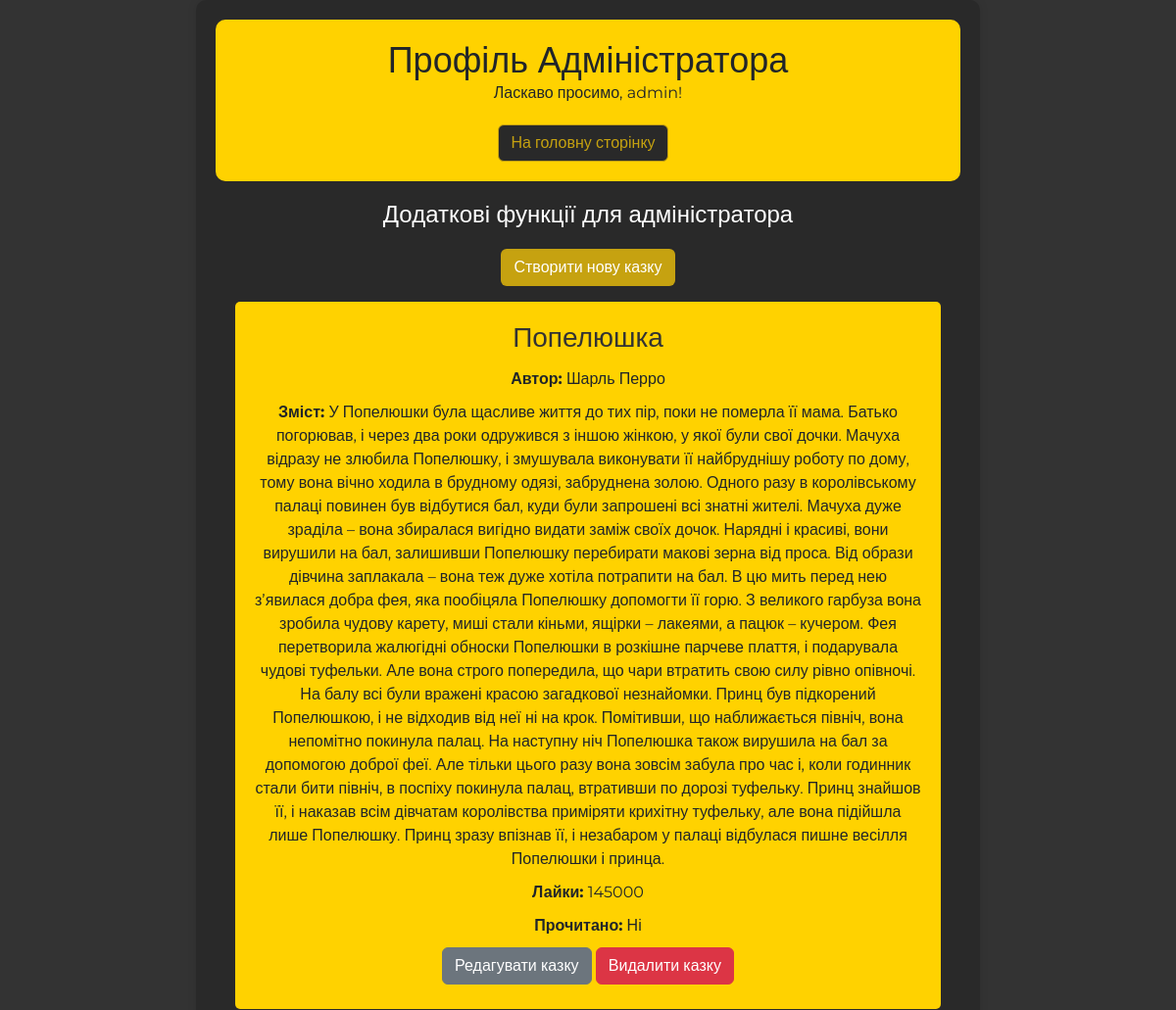
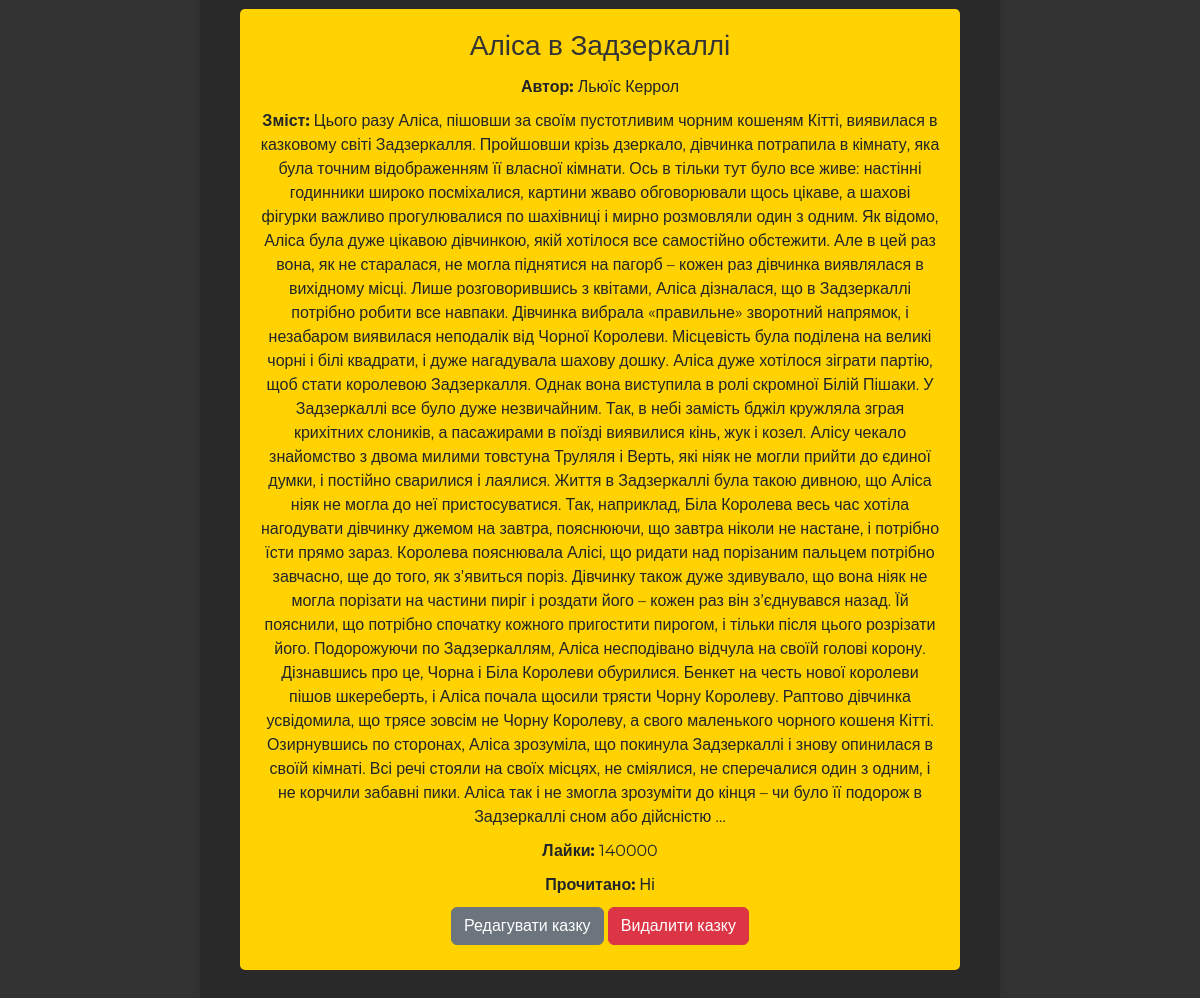
/admin_profile/ (signed in), run on the app's committed database (2 pictures, top to bottom).
### fairytale/models.py (models this page shows)
class Story(models.Model):
    title = models.CharField(max_length=100)
    content = models.TextField()
    author = models.CharField(max_length=100)
    likes = models.IntegerField(default=0)
    is_read = models.BooleanField(default=False)

### fairytale/views.py (the view)
# urls.py: path('admin_profile/', views.admin_profile, name='admin_profile'),
@user_passes_test(lambda u: u.is_superuser)
def admin_profile(request):
    stories = Story.objects.all()
    return render(request, 'admin_profile.html', {'stories': stories})

### fairytale/templates/admin_profile.html (shortened to what this page needs)
<!DOCTYPE html>
<html lang="uk">
<head>
    <link href="https://cdn.jsdelivr.net/npm/bootstrap@5.3.3/dist/css/bootstrap.min.css" rel="stylesheet">
    <link rel="stylesheet" href="https://cdnjs.cloudflare.com/ajax/libs/font-awesome/5.15.4/css/all.min.css">
    {% load static %}
    <link rel="stylesheet" type="text/css" href="{% static 'main/css/main.css'%}">
</head>
<body>
<div class="container">
    <header>
        <h1>Профіль Адміністратора</h1>
        <p>Ласкаво просимо, {{ user.username }}!</p>
        <footer style="text-align: center;">
            <a href="/" class="btn btn-custom-outline">На головну сторінку</a>
        </footer>
    </header>
    <main>
        <section>
            <h2 style="text-align: center;">Додаткові функції для адміністратора</h2>
            <div style="text-align: center;">
                <a href="{% url 'create_story' %}" class="btn btn-custom mb-3">Створити нову казку</a>
            </div>
            {% for story in stories %}
                <div class="story">
                    <h3>{{ story.title }}</h3>
                    <p><strong>Автор:</strong> {{ story.author }}</p>
                    <p><strong>Зміст:</strong> {{ story.content }}</p>
                    <p><strong>Лайки:</strong> {{ story.likes }}</p>
                    <p><strong>Прочитано:</strong> {% if story.is_read %} Так {% else %} Ні {% endif %}</p>
                    <p style="text-align: center;">
                        <a href="{% url 'edit_story' story.id %}" class="btn btn btn-secondary">Редагувати казку</a>
                        <a href="{% url 'delete_story' story.id %}" class="btn btn-danger">Видалити казку</a>
                    </p>
                </div>
            {% endfor %}
        </section>
    </main>
</div>
</body>
</html>

### fairytale/static/main/css/main.css (style rules this page uses)
body { font-family: Montserrat, sans-serif; background-color: #f4f4f4; margin: 0; padding: 0; display: flex; justify-content: center; align-items: center; height: 100vh; }
.container { max-width: 800px; margin: auto; padding: 20px; background-color: #292929; border-radius: 10px; box-shadow: 0 0 10px rgba(0, 0, 0, 0.1); text-align: center; }
header { background-color: #ffd200; padding: 20px; text-align: center; border-radius: 10px; }
.btn-custom { background-color: #c6a210; color: white; transition: background-color 0.3s ease; }
.btn-custom-outline { background-color: #292929; border: 1px solid #c6a210; color: #c6a210; transition: all 0.3s ease; }
h2 { color: #333; margin-bottom: 20px; }
body { background-color: #333333; }
.story { background-color: #ffd200; padding: 20px; border-radius: 5px; margin-bottom: 10px; display: flex; flex-direction: column; justify-content: space-between; align-items: center; }
.story h3 { margin-top: 0; color: #333; }

### fairytale/templates/admin_profile.html (style rules this page uses)
header h1 { margin: 0; font-size: 36px; }
main { padding: 20px; }
section { margin-bottom: 20px; }
h2 { margin-top: 0; font-size: 24px; color: #fff; }
.story p { margin: 5px 0; }
footer { text-align: center; margin-top: 20px; }
footer .btn { margin-right: 10px; }

### data on the page
Story: title "Попелюшка", author "Шарль Перро", content "У Попелюшки була щасливе життя до тих пір, поки не померла її мама. Батько погорював, і через два роки одружився з іншою жінкою, у якої були свої дочки. Мачуха відразу не злюбила Попелюшку, і змушувала виконувати її найбруднішу роботу по дому, тому вона вічно ходила в брудному одязі, забруднена золою. Одного разу в королівському палаці повинен був відбутися бал, куди були запрошені всі знатні жителі. Мачуха дуже зраділа – вона збиралася вигідно видати заміж своїх дочок. Нарядні і красиві, вони вирушили на бал, залишивши Попелюшку перебирати макові зерна від проса. Від образи дівчина заплакала – вона теж дуже хотіла потрапити на бал. В цю мить перед нею з’явилася добра фея, яка пообіцяла…", likes "145000", is_read "Ні"
Story: title "Аліса в Задзеркаллі", author "Льюїс Керрол", content "Цього разу Аліса, пішовши за своїм пустотливим чорним кошеням Кітті, виявилася в казковому світі Задзеркалля. Пройшовши крізь дзеркало, дівчинка потрапила в кімнату, яка була точним відображенням її власної кімнати. Ось в тільки тут було все живе: настінні годинники широко посміхалися, картини жваво обговорювали щось цікаве, а шахові фігурки важливо прогулювалися по шахівниці і мирно розмовляли один з одним. Як відомо, Аліса була дуже цікавою дівчинкою, якій хотілося все самостійно обстежити. Але в цей раз вона, як не старалася, не могла піднятися на пагорб – кожен раз дівчинка виявлялася в вихідному місці. Лише розговорившись з квітами, Аліса дізналася, що в Задзеркаллі потрібно робити все…", likes "140000", is_read "Ні"

### other printed values
{{ user.username }} "admin"
